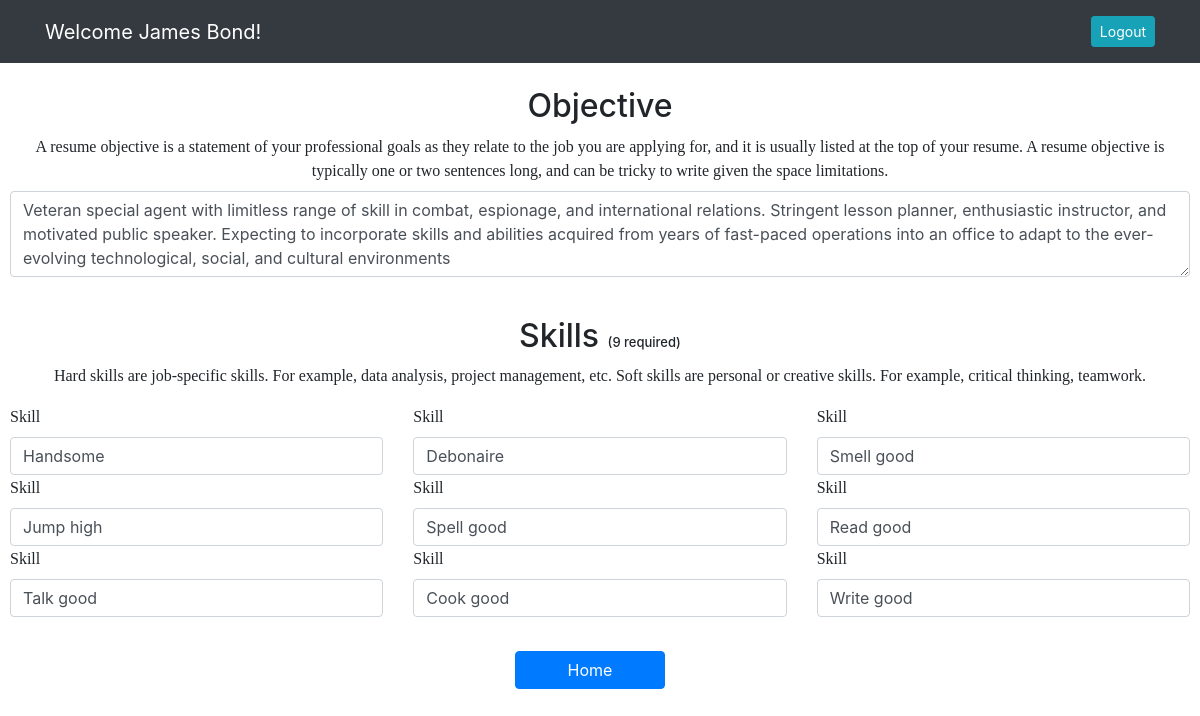
/editobjandskillpage (signed in), run on the app's committed database.
### resume_app/models.py (models this page shows)
class User(models.Model):
    first_name = models.CharField(max_length=255)
    last_name = models.CharField(max_length=255)
    email = models.EmailField(max_length=255)
    password = models.CharField(max_length=255)
    created_at = DateTimeField(auto_now_add=True)
    updated_at = DateTimeField(auto_now=True)
    objects = UserManager()

class Objective(models.Model):
    content = models.TextField()
    user = models.OneToOneField(User, on_delete=models.CASCADE)
    created_at = DateTimeField(auto_now_add=True)
    updated_at = DateTimeField(auto_now=True)
    objects = ObjectiveManager()

class Skill(models.Model):
    selected1 = models.CharField(max_length=255, blank=True)
    selected2 = models.CharField(max_length=255, blank=True)
    selected3 = models.CharField(max_length=255, blank=True)
    selected4 = models.CharField(max_length=255, blank=True)
    selected5 = models.CharField(max_length=255, blank=True)
    selected6 = models.CharField(max_length=255, blank=True)
    selected7 = models.CharField(max_length=255, blank=True)
    selected8 = models.CharField(max_length=255, blank=True)
    selected9 = models.CharField(max_length=255, blank=True)
    user = models.ForeignKey(User, related_name="skills", on_delete=models.CASCADE)
    created_at = DateTimeField(auto_now_add=True)
    updated_at = DateTimeField(auto_now=True)
    objects = SkillManager()

### resume_app/views.py (the view)
# urls.py: path('editobjandskillpage', views.editobjandskillpage),
def editobjandskillpage(request):
    if 'id' not in request.session:
        return redirect('/')
    else:
        context = {
            'user': User.objects.get(id = request.session['id'])
        }
    return render(request, 'editobjandskill.html', context)

### resume_app/templates/editobjandskill.html (shortened to what this page needs)
<!DOCTYPE html>
<html lang="en">
<head>
    <link rel="stylesheet" href="https://stackpath.bootstrapcdn.com/bootstrap/4.5.2/css/bootstrap.min.css"
>
    {% load static %}
    <link rel="stylesheet" href="{% static 'css/objective.css' %}">
</head>
<body>
    <nav class="navbar navbar-expand-lg navbar-dark bg-dark">
        <div class="container">
            <a class="navbar-brand" href="#">Welcome {{user.first_name}} {{user.last_name}}!</a>
            <div class="collapse navbar-collapse" id="navbarText">
                <span class="navbar-text">
                    <a href="/logout" role="button" class="btn btn-sm btn-info ml-2 text-white">Logout</a>
                </span>
            </div>
        </div>
    </nav>
    <br>
    <h2>Objective</h2>
        <form action="/editobjective" method="POST" id="objective">
        <div class="mb-3">
            <label for="content" class="form-label">A resume objective is a statement of your
                professional goals as they relate to the job you are applying for, and it is usually listed at the
                top of
                your resume. A resume objective is typically one or two sentences long, and can be tricky to write
                given the
                space limitations.</label>
            <textarea class="form-control" id="obj" rows="3" name="content">{{user.objective.content}}</textarea>
        </div>
        <br>
        <h2>Skills <span class="span_skills">(9 required)</span></h2>
        <p>Hard skills are job-specific skills. For example, data analysis, project management, etc. Soft skills are
            personal or creative skills. For example, critical thinking, teamwork.</p>
        <div id="skill_list">
            {% for skill in user.skills.all %}
            <div class="row">
                <div class="col">
                    <label for="selected1" class="form-label">Skill</label>
                    <input type="text" class="form-control" id="skills" value="{{skill.selected1}}" name="selected1">
                </div>
                <div class="col">
                    <label for="selected2" class="form-label">Skill</label>
                    <input type="text" class="form-control" id="skills" value="{{skill.selected2}}" name="selected2">
                </div>
                <div class="col">
                    <label for="selected3" class="form-label">Skill</label>
                    <input type="text" class="form-control" id="skills" value="{{skill.selected3}}" name="selected3">
                </div>
            </div>
            <div class="row">
                <div class="col">
                    <label for="selected4" class="form-label">Skill</label>
                    <input type="text" class="form-control" id="skills" value="{{skill.selected4}}" name="selected4">
                </div>
                <div class="col">
                    <label for="selected5" class="form-label">Skill</label>
                    <input type="text" class="form-control" id="skills" value="{{skill.selected5}}" name="selected5">
                </div>
                <div class="col">
                    <label for="selected6" class="form-label">Skill</label>
                    <input type="text" class="form-control" id="skills" value="{{skill.selected6}}" name="selected6">
                </div>
            </div>
            <div class="row">
                <div class="col">
                    <label for="selected7" class="form-label">Skill</label>
                    <input type="text" class="form-control" id="skills" value="{{skill.selected7}}" name="selected7">
                </div>
                <div class="col">
                    <label for="selected8" class="form-label">Skill</label>
                    <input type="text" class="form-control" id="skills" value="{{skill.selected8}}" name="selected8">
                </div>
                <div class="col">
                    <label for="selected9" class="form-label">Skill</label>
                    <input type="text" class="form-control" id="skills" value="{{skill.selected9}}" name="selected9">
                </div>
            </div>
            {% endfor %}
        </div>
        <br>
        <div class="d-grid gap-2 col-2 mx-auto" id="btm_btn">
            <button class="btn btn-primary" id="submit" type="submit">Home</button>
        </div>
        </form>
</body>
</html>

### resume_app/static/css/objective.css (style rules this page uses)
.phone, .span_skills { font-size: small; }
#submit { width: 150px; }
h2, .mb-3, p, h6 { text-align: center; }
.mb-3 { margin: 10px; }
.form-label, p { word-wrap: break-word; font-family: 'Times New Roman', Times, serif; }
#skill_list { margin: 10px; }

### data on the page
User: first_name "James", last_name "Bond", content "Veteran special agent with limitless range of skill in combat, espionage, and international relations. Stringent lesson planner, enthusiastic instructor, and motivated public speaker. Expecting to incorporate skills and abilities acquired from years of fast-paced operations into an office to adapt to the ever-evolving technological, social, and cultural environments"
Skill: selected1 "Handsome", selected2 "Debonaire", selected3 "Smell good", selected4 "Jump high", selected5 "Spell good", selected6 "Read good", selected7 "Talk good", selected8 "Cook good", selected9 "Write good"
